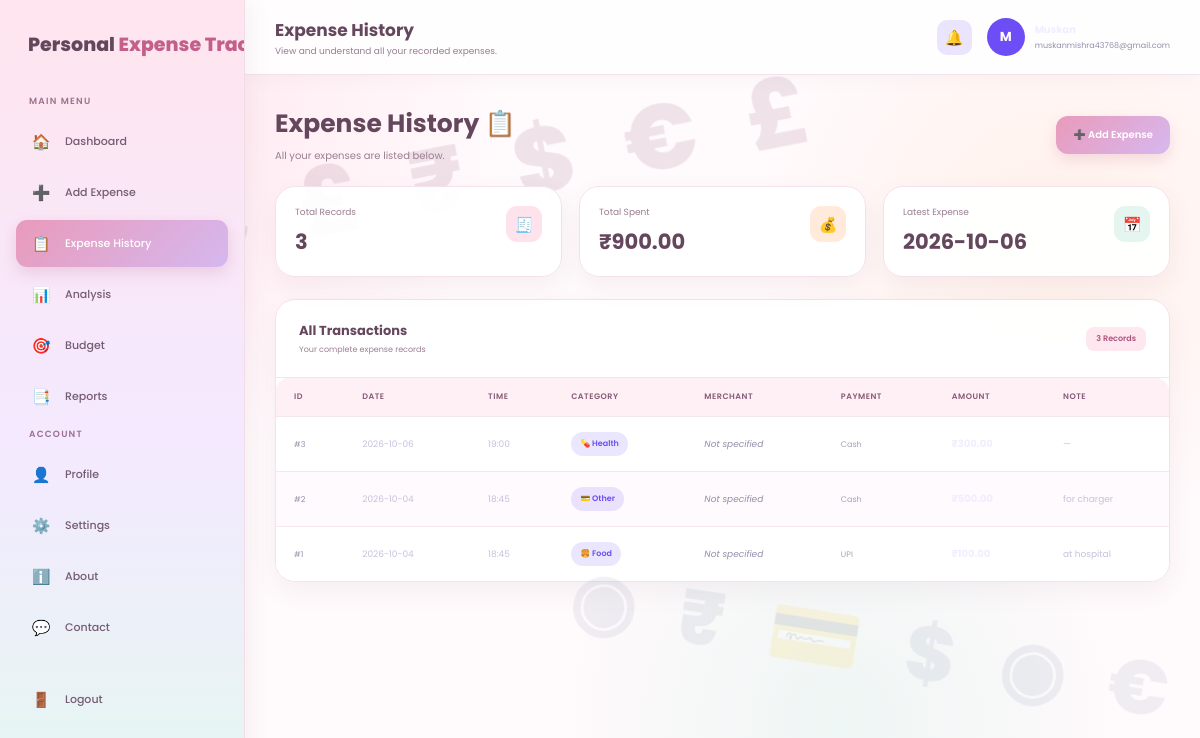
The page /expense-history (signed in) on the database its author committed.
### tables this page shows
CREATE TABLE users (

            id INTEGER PRIMARY KEY AUTOINCREMENT,

            full_name TEXT NOT NULL,

            mobile TEXT,

            email TEXT UNIQUE NOT NULL,

            password TEXT NOT NULL,

            is_verified INTEGER DEFAULT 0,

            created_at TIMESTAMP DEFAULT CURRENT_TIMESTAMP

        , role TEXT DEFAULT 'user');

CREATE TABLE expenses (

            id INTEGER PRIMARY KEY AUTOINCREMENT,

            user_id INTEGER NOT NULL,

            amount REAL NOT NULL,

            category TEXT NOT NULL,

            expense_date TEXT NOT NULL,

            expense_time TEXT,

            merchant TEXT,

            payment_method TEXT,

            note TEXT,

            created_at TIMESTAMP DEFAULT CURRENT_TIMESTAMP,

            FOREIGN KEY (user_id)
            REFERENCES users(id)

        );

### app.py (the view)
@app.route("/expense-history")
def expense_history():
    user = get_current_user()
    if not user:
        return redirect(
            url_for("login")
        )
    connection = get_connection()
    try:
        expenses = connection.execute(
            """
            SELECT *
            FROM expenses
            WHERE user_id = ?
            ORDER BY expense_date DESC, id DESC
            """,
            (user["id"],)
        ).fetchall()
    finally:
        connection.close()
    return render_template(
        "expense_history.html",
        user=user,
        expenses=expenses
    )

### app.py (called while the page is built)
def get_current_user():
    user_id = session.get("user_id")
    if not user_id:
        return None
    connection = get_connection()
    try:
        user = connection.execute(
            """
            SELECT id, full_name, mobile, email, is_verified, created_at
            FROM users
            WHERE id = ?
            """,
            (user_id,)
        ).fetchone()
        return user
    finally:
        connection.close()

### database.py (called while the page is built)
def get_connection():
    connection = sqlite3.connect(DATABASE_NAME)
    connection.row_factory = sqlite3.Row
    connection.execute("PRAGMA foreign_keys = ON")
    return connection

### templates/expense_history.html (shortened to what this page needs)
<!DOCTYPE html>
<html lang="en">
<head>
</head>
<body>
    <aside
        class="sidebar"
        id="sidebar"
    >
        <div class="logo">
            Personal
            <span>Expense Tracker</span>
        </div>
        <div class="menu-title">
            Main Menu
        </div>
        <a
            href="{{ url_for('dashboard') }}"
            class="nav-link"
        >
            <span class="nav-icon">🏠</span>
            Dashboard
        </a>
        <a
            href="{{ url_for('add_expense') }}"
            class="nav-link"
        >
            <span class="nav-icon">➕</span>
            Add Expense
        </a>
        <a
            href="{{ url_for('expense_history') }}"
            class="nav-link active"
        >
            <span class="nav-icon">📋</span>
            Expense History
        </a>
        <a
            href="{{ url_for('analysis') }}"
            class="nav-link"
        >
            <span class="nav-icon">📊</span>
            Analysis
        </a>
        <a
            href="{{ url_for('budget') }}"
            class="nav-link"
        >
            <span class="nav-icon">🎯</span>
            Budget
        </a>
        <a
            href="{{ url_for('reports') }}"
            class="nav-link"
        >
            <span class="nav-icon">📑</span>
            Reports
        </a>
        <div class="menu-title">
            Account
        </div>
        <a
            href="{{ url_for('profile') }}"
            class="nav-link"
        >
            <span class="nav-icon">👤</span>
            Profile
        </a>
        <a
            href="{{ url_for('settings') }}"
            class="nav-link"
        >
            <span class="nav-icon">⚙️</span>
            Settings
        </a>
        <a
            href="{{ url_for('about') }}"
            class="nav-link"
        >
            <span class="nav-icon">ℹ️</span>
            About
        </a>
        <a
            href="{{ url_for('contact') }}"
            class="nav-link"
        >
            <span class="nav-icon">💬</span>
            Contact
        </a>
        <a
            href="{{ url_for('logout') }}"
            class="nav-link logout-link"
        >
            <span class="nav-icon">🚪</span>
            Logout
        </a>
    </aside>
    <main class="main">
        <header class="topbar">
            <div class="topbar-title">
                <h2>
                    Expense History
                </h2>
                <p>
                    View and understand all your recorded expenses.
                </p>
            </div>
            <div class="profile">
                <div class="notification">
                    🔔
                </div>
                <div class="avatar">
                    {{ user["full_name"][0]|upper }}
                </div>
                <div class="profile-name-box">
                    <div class="profile-name">
                    </div>
                    <div class="profile-email">
                        {{ user["email"] }}
                    </div>
                </div>
            </div>
        </header>
        <section class="content">
            <div class="page-header">
                <div>
                    <h1>
                        Expense History 📋
                    </h1>
                    <p>
                        All your expenses are listed below.
                    </p>
                </div>
                <a
                    href="{{ url_for('add_expense') }}"
                    class="add-button"
                >
                    ➕ Add Expense
                </a>
            </div>
            <div class="summary-grid">
                <div class="summary-card">
                    <div class="summary-icon">
                        🧾
                    </div>
                    <div class="summary-label">
                        Total Records
                    </div>
                    <div class="summary-value">
                        {{ expenses|length }}
                    </div>
                </div>
                <div class="summary-card">
                    <div class="summary-icon">
                        💰
                    </div>
                    <div class="summary-label">
                        Total Spent
                    </div>
                    <div class="summary-value">
                        ₹{{ "%.2f"|format(
                            expenses|sum(attribute="amount")|float
                        ) }}
                    </div>
                </div>
                <div class="summary-card">
                    <div class="summary-icon">
                        📅
                    </div>
                    <div class="summary-label">
                        Latest Expense
                    </div>
                    <div class="summary-value">
                        {% if expenses %}
                            {{ expenses[0]["expense_date"] }}
                        {% else %}
                            —
                        {% endif %}
                    </div>
                </div>
            </div>
            <div class="history-card">
                <div class="history-header">
                    <div>
                        <div class="history-title">
                            All Transactions
                        </div>
                        <div class="history-subtitle">
                            Your complete expense records
                        </div>
                    </div>
                    <div class="count-badge">
                        {{ expenses|length }} Records
                    </div>
                </div>
                {% if expenses %}
                    <div class="table-wrapper">
                        <table>
                            <thead>
                                <tr>
                                    <th>
                                        ID
                                    </th>
                                    <th>
                                        Date
                                    </th>
                                    <th>
                                        Time
                                    </th>
                                    <th>
                                        Category
                                    </th>
                                    <th>
                                        Merchant
                                    </th>
                                    <th>
                                        Payment
                                    </th>
                                    <th>
                                        Amount
                                    </th>
                                    <th>
                                        Note
                                    </th>
                                </tr>
                            </thead>
                            <tbody>
                                {% for expense in expenses %}
                                    <tr>
                                        <td>
                                            <span class="expense-id">
                                                #{{ expense["id"] }}
                                            </span>
                                        </td>
                                        <td>
                                            {{ expense["expense_date"] }}
                                        </td>
                                        <td>
                                            {{ expense["expense_time"] or "—" }}
                                        </td>
                                        <td>
                                            <span class="category-badge">
                                                {% if expense["category"] == "Food" %}
                                                    🍔
                                                {% elif expense["category"] == "Shopping" %}
                                                    🛍️
                                                {% elif expense["category"] == "Travel" %}
                                                    🚗
                                                {% elif expense["category"] == "Bills" %}
                                                    💡
                                                {% elif expense["category"] == "Education" %}
                                                    📚
                                                {% elif expense["category"] == "Health" %}
                                                    💊
                                                {% else %}
                                                    💳
                                                {% endif %}
                                                {{ expense["category"] }}
                                            </span>
                                        </td>
                                        <td>
                                            {% if expense["merchant"] %}
                                                <span class="merchant">
                                                    {{ expense["merchant"] }}
                                                </span>
                                            {% else %}
                                                <span class="no-merchant">
                                                    Not specified
                                                </span>
                                            {% endif %}
                                        </td>
                                        <td>
                                            <span class="payment">
                                                {{ expense["payment_method"] or "—" }}
                                            </span>
                                        </td>
                                        <td>
                                            <span class="amount">
                                            </span>
                                        </td>
                                        <td>
                                            {% if expense["note"] %}
                                                {{ expense["note"] }}
                                            {% else %}
                                                —
                                            {% endif %}
                                        </td>
                                    </tr>
                                {% endfor %}
                            </tbody>
                        </table>
                    </div>
                {% endif %}
            </div>
        </section>
    </main>
</body>
</html>

### rows shown on the page
users: full_name "M", email "muskanmishra43768@gmail.com"
expenses: expense_date "2026-10-06", id "3", expense_time "19:00", category "Health", merchant "Not specified", payment_method "Cash"
expenses: id "2", expense_date "2026-10-04", expense_time "18:45", category "Other", merchant "Not specified", payment_method "Cash", note "for charger"
expenses: id "1", expense_date "2026-10-04", expense_time "18:45", category "Food", merchant "Not specified", payment_method "UPI", note "at hospital"

### other values the page prints
{{ expenses|length }} "3"
